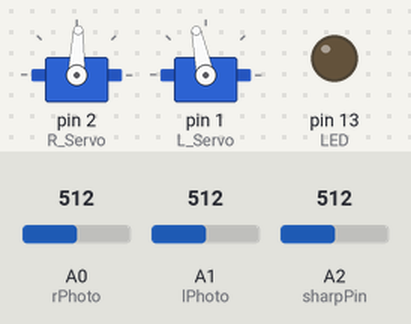
Simulated run of this sketch. Board: Arduino Uno, built with avr-gcc and run on an emulated ATmega328P. On the bench: 2 × servo, output pins drawn as LEDs (lit = HIGH). The test bench sets the inputs (shaded band); at power-on: A2 (sharpPin) = 512, A0 (rPhoto) = 512, A1 (lPhoto) = 512.

Above: at 6.2 s.
6.3 s: A2 (sharpPin) set to 415
9.3 s: A2 (sharpPin) set to 385
At 10.1 s:
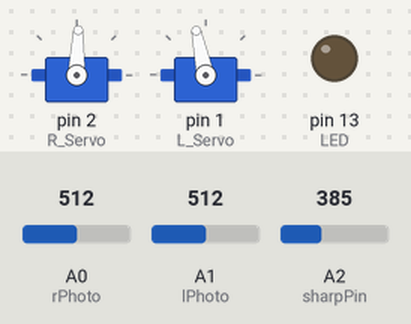
10.8 s: A0 (rPhoto) set to 390
At 11.9 s:
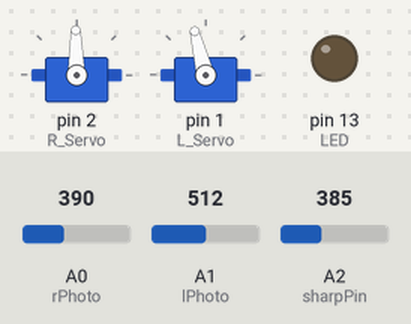
12.3 s: A1 (lPhoto) set to 335
At 13.5 s:
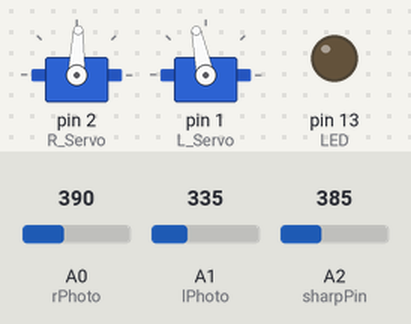
13.8 s: A1 (lPhoto) set to 312
At 14.5 s:
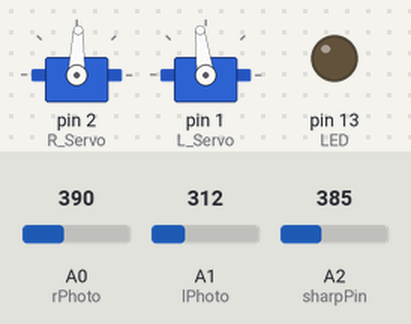
15.4 s: A1 (lPhoto) set to 410
At 15.8 s:
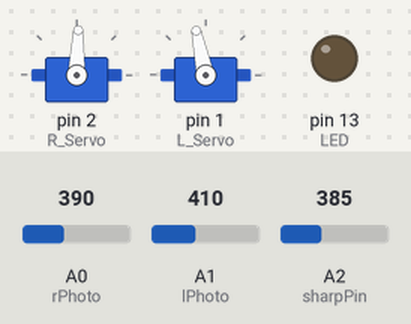
Timing chart, 0 to 17.9 s (numbered marks = the images above; inputs shaded):
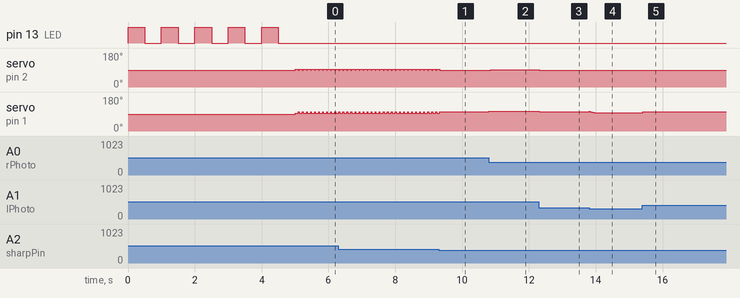

The sketch:

BrianCode.ino
```cpp
/*
  Testing autonomous guidance with simple if statements and variable speeds
  3/14/17 by Brian Patton
  Feel free to do whatever you want with this code example
*/
#include <Servo.h>
Servo R_Servo;  // create servo object to control a servo
Servo L_Servo;  // create servo object to control a servo
const int lPhoto = A1;    // Left Photoresistor
const int rPhoto = A0;    // Right Photoresistor
const int sharpPin = A2;  // Sharp Sensor
const int LED = 13;       // Onboard LED location
int lPhotoVal;            // Variable to store L photoresistor value
int rPhotoVal;            // Variable to store R photoresistor value
int sharpVal;             // Variable to store Sharp Sensor value
int valDif;               // Variable to store difference between photo values
int rSpeed, lSpeed;       // Variables to hold speed changes for each wheel

void setup()
{
  Serial.begin(9600);     // OPen Serial Port
  pinMode(LED, OUTPUT);   // Set LED port direction to output
  R_Servo.attach(2);      // Attach R Servo
  L_Servo.attach(1);      // Attach L Servo
  rSpeed = 1450;          // Set Default right wheel forward speed
  lSpeed = 1620;          // Set Default left wheel forward speed
  for (int i = 4; i >= 0; i--) {  //Flash LED 4 times
    digitalWrite(LED, HIGH);
    delay(500);
    digitalWrite(LED, LOW);
    delay(500);
  }
}
//*****************  Forward(int Dlay)   ***********************
//              Move the robot Slowly Forward
//**************************************************************
void Forward(int Dlay)
{
  R_Servo.writeMicroseconds(1450);  // sets the servo position
  L_Servo.writeMicroseconds(1600);   // sets the servo position
  delay(Dlay);
}
//*****************  Reverse(int Dlay)   ***********************
//                   Reverse the robot
//**************************************************************
void Reverse(int Dlay)
{
  R_Servo.writeMicroseconds(2000);  // sets the servo position
  L_Servo.writeMicroseconds(1000);   // sets the servo position
  delay(Dlay);
}
//*****************  stopBot(int Dlay)   ***********************
//                    Stop the robot
//**************************************************************
void stopBot(int Dlay)
{
  R_Servo.writeMicroseconds(1500);  // sets the servo position
  L_Servo.writeMicroseconds(1500);   // sets the servo position
  delay(Dlay);
}
//************* TLeftSlow(int rVal,int Dlay) *******************
//        left turn with tapering speed and a duration
//**************************************************************
void TLeftSlow(int rVal, int Dlay)
{
  R_Servo.writeMicroseconds(rVal);  // sets the servo position
  L_Servo.writeMicroseconds(1620);   // sets the servo position
  delay(Dlay);
}
//************* TRightSlow(int lVal,int Dlay) *******************
//        Right turn with tapering speed and a duration
//**************************************************************
void TRightSlow(int lVal, int Dlay)
{
  R_Servo.writeMicroseconds(1450);  // sets the servo position
  L_Servo.writeMicroseconds(lVal);   // sets the servo position
  delay(Dlay);
}
//******************** checkSensors() **************************
// Check value of Sensors         Stop bot if object is close
//**************************************************************
void checkSensors()
{
  rPhotoVal = analogRead(rPhoto);
  lPhotoVal = analogRead(lPhoto);
  valDif = abs(rPhotoVal - lPhotoVal); // looking for threshold
  sharpVal = analogRead(sharpPin);
  for (int i = 0; i <= 3; i++) {
    sharpVal = sharpVal + analogRead(sharpPin);
  }
  sharpVal = sharpVal / 5;
  if (sharpVal >= 400) {//changed from 500
    stopBot(100);
  }
}
//******************** printSensors() **************************
// Print the sensor values  Slows robot when in use!!!
//**************************************************************
void printSensors() {
  Serial.println("Right Value = " + (String)rPhotoVal);
  Serial.println("Left Value = " + (String)lPhotoVal);
  Serial.println("Difference Value = " + (String)valDif);
  Serial.println("Sharp Value = " + (String)sharpVal);
  Serial.println(" ");
  delay(100);
}
//************************  loop()  ****************************
//**********************  Main Loop  ***************************
//**************************************************************
void loop() {
  checkSensors();
  while (lPhotoVal > 1000) {    //slowly turn until a light is seen
    TLeftSlow(1500, 5);
    checkSensors();             // While checking sensors
  }

  if (valDif > 70) {            // If the difference between senors is big enough.....
    if (lPhotoVal > rPhotoVal) {// If L photo is bigger than R photo
      rSpeed = rSpeed + 5;      // Each time the L photo is > than R..Change speed a bit
      if (rSpeed >= 1480) {     // but don't let it go too far....
        rSpeed = 1480;
      }
      TLeftSlow(rSpeed, 10);    // Call the function with changing speed
      //      Serial.println(rSpeed);
    }
    else {                      //Or if R photo is bigger than L photo...
      lSpeed = lSpeed - 5;      // Each time the R photo is > than L..Change speed a bit
      if (lSpeed <= 1540) {     // but don't let it go too far....
        lSpeed = 1540;
      }
      TRightSlow(lSpeed, 10);    // Call the function with changing speed
      //      Serial.println(lSpeed);
    }
  }
  else {
    rSpeed = 1450;              // Reset the slow forward values
    lSpeed = 1620;              // Reset the slow forward values
    Forward(20);                // Go forward a bit
    //    Serial.println("forward");
  }
//     printSensors();
}
```

Measured:
- the behaviour switches between 400 and 399 on A2 (sharpPin) (found by bisection; images 0 and 1)
- after the input at 9.3 s, servo on pin 2 (R_Servo): goes on until 9.3 s, then stays 88°; servo on pin 1 (L_Servo): goes on until 9.3 s, then stays 102°
- after the input at 10.8 s, servo on pin 2 (R_Servo): 88° → 91° at once; servo on pin 1 (L_Servo): 102° → 104° at once
- after the input at 12.3 s, servo on pin 2 (R_Servo): 91° → 88° at once; servo on pin 1 (L_Servo): 104° → 102° at once
- after the input at 13.8 s, servo on pin 1 (L_Servo): 102° → 97° at once
- after the input at 15.4 s, servo on pin 1 (L_Servo): 97° → 102° at once
- by itself, servo on pin 2 (R_Servo): alternates 93° for 0.10 s and 88° for 0.02 s
- by itself, servo on pin 1 (L_Servo): alternates 102° for 0.02 s and 93° for 0.10 s
